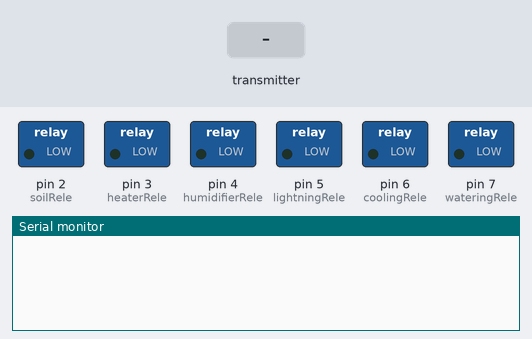
A sketch run on a simulated Arduino Uno, built with avr-gcc and run on an emulated ATmega328P. Shown: switched loads named in the sketch (green lamp = pin HIGH), the last lines printed to the serial monitor. The test bench sets the inputs (shaded band). No radio packets arrive unless stated.

Above: at 1.2 s.
1.3 s: the transmitter starts sending controllerNumber = 0
At 1.43 s:
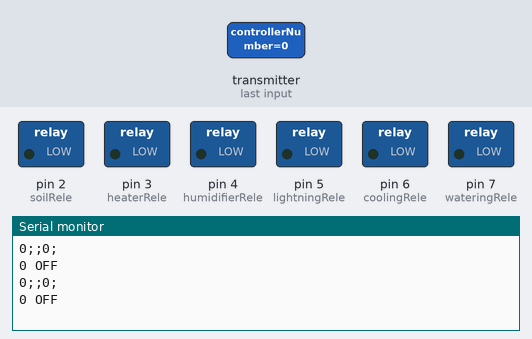
At 1.83 s:
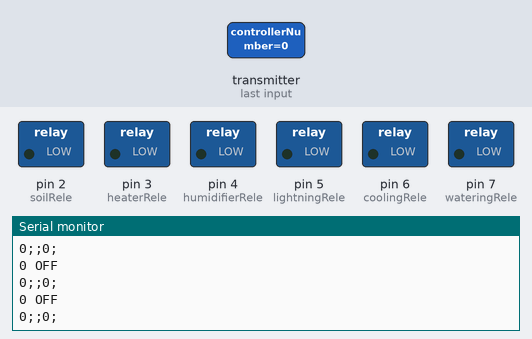

The sketch:

actionController.ino
```cpp
int64_t ownAddr = 0xE8E8F0F0E1LL;

int turnOnRelay = HIGH;
int turnOffRelay = LOW;

//НАГРЕВАТЕЛЬ
int heaterRele = 3;
//ОХЛАДИТЕЛЬ
int coolingRele = 6;
//УВЛАЖНИТЕЛЬ
int humidifierRele = 4;
//ОСВЕТИТЕЛЬ
int lightningRele = 5;
//СЕНСОР
int soilRele = 2;
//ОСВЕТИТЕЛЬ
int wateringRele = 7;

class Checker
{
    // время предыдущей проверки
    unsigned long prevMillis = 0;
  public:
    Checker()
    {
      prevMillis = 0;
    }
    //как частро проверять по времени
    boolean needToCheck(long period) {
      unsigned long currentMillis = millis();
      if ((currentMillis - prevMillis >= period)  || (currentMillis < prevMillis)) {
        prevMillis = currentMillis;
        return true;
      } else {
        return false;
      }
    }
};

#include <SPI.h>
#include <nRF24L01.h>
#include <RF24.h>
#include <dht11.h>
#include <RTC.h>


//КОНСТАНТЫ
//==============================================================================

//описание названия и расположения в массиве для хранения данных с датчиков
#define turnOn 1
#define turnOff 0
#define kHeaterRelePosition 6
#define nHeaterRelePosition "HeaterRelePosition"
#define kHumidifierRelePosition 7
#define nHumidifierRelePosition "HumidifierRelePosition"
#define kWaterinRelePosition 8
#define nWaterinRelePosition "WateringRelePosition"
#define kCoolingRelePosition 9
#define nCoolingRelePosition "CoolingRelePosition"
#define kSoilRelePosition 11
#define nSoilRelePosition "SoilRelePosition"
#define kLightRelePosition 10
#define nLightRelePosition "LightRelePosition"

struct Sensor {
  int controllerNumber = 0;
  int key;
  int value;
};

//модем
RF24 radio(9, 10);

Sensor input;
//=========================SETUP============================
void setup()
{
  Serial.begin(9600);

  // модем работает на прием
  radio.begin();
  radio.openReadingPipe(1, ownAddr);
  radio.setPALevel(RF24_PA_MAX);
  radio.setChannel(0x76);
  radio.enableDynamicPayloads();
  radio.startListening();
  radio.powerUp();

  //перечисление реле
  pinMode(heaterRele, OUTPUT);
  pinMode(coolingRele, OUTPUT);
  pinMode(humidifierRele, OUTPUT);
  pinMode(lightningRele, OUTPUT);
  pinMode(soilRele, OUTPUT);
  pinMode(wateringRele, OUTPUT);

  digitalWrite(heaterRele, turnOffRelay);
  digitalWrite(coolingRele, turnOffRelay);
  digitalWrite(humidifierRele, turnOffRelay);
  digitalWrite(lightningRele, turnOffRelay);
  digitalWrite(soilRele, turnOffRelay);
  digitalWrite(wateringRele, turnOffRelay);
}
//==========================================================
//=========================LOOP=============================
void loop()
{

  if (radio.available())
  {
    radio.read(&input, sizeof(input));
    sendSensorToPort(input);
    makeAction(input);
  }

  delay(100);

}
//==========================================================

// после получения команды необходимо включить/выключить реле
void makeAction(Sensor sens) {
  int releNum = 0;
  if (sens.key == kHeaterRelePosition) {
    releNum = heaterRele;
  } else if (sens.key == kHumidifierRelePosition) {
    releNum = humidifierRele;
  } else if (sens.key == kCoolingRelePosition) {
    releNum = coolingRele;
  } else if (sens.key == kLightRelePosition) {
    releNum = lightningRele;
  } else if (sens.key == kWaterinRelePosition) {
    releNum = wateringRele;
  } else if (sens.key == kSoilRelePosition) {
    releNum = soilRele;
  }
  if (sens.value == turnOn) {
    Serial.print(releNum);
    Serial.println(" ON");
    digitalWrite(releNum, turnOnRelay);
  } else if (sens.value == turnOff) {
    Serial.print(releNum);
    Serial.println(" OFF");
    digitalWrite(releNum, turnOffRelay);
  }
}

void sendSensorToPort(Sensor data) {
  String keyStr;
  if (data.key == kHeaterRelePosition) {
    keyStr = nHeaterRelePosition;
  } else if (data.key == kHumidifierRelePosition) {
    keyStr = nHumidifierRelePosition;
  } else if (data.key == kWaterinRelePosition) {
    keyStr = nWaterinRelePosition;
  } else if (data.key == kCoolingRelePosition) {
    keyStr = nCoolingRelePosition;
  } else if (data.key == kSoilRelePosition) {
    keyStr = nSoilRelePosition;
  } else if (data.key == kLightRelePosition) {
    keyStr = nLightRelePosition;
  }
  String output = String(data.controllerNumber) + ";" + keyStr + ";" + String(data.value) + ";";
  Serial.println(output);
}
```

Measured:
- after the input at 1.3 s, the serial monitor: prints a new line at once (image 1)
